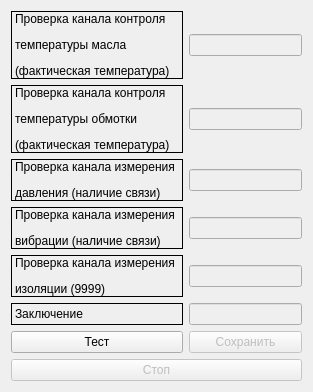
<?xml version="1.0" encoding="UTF-8"?>
<ui version="4.0">
 <class>window_experience_15</class>
 <widget class="QDialog" name="window_experience_15">
  <property name="geometry">
   <rect>
    <x>0</x>
    <y>0</y>
    <width>313</width>
    <height>378</height>
   </rect>
  </property>
  <property name="windowTitle">
   <string>Dialog</string>
  </property>
  <layout class="QHBoxLayout" name="horizontalLayout">
   <item>
    <layout class="QGridLayout" name="gridLayout">
     <item row="5" column="1">
      <widget class="QLineEdit" name="lineEdit_TMS_result">
       <property name="enabled">
        <bool>false</bool>
       </property>
      </widget>
     </item>
     <item row="3" column="0">
      <widget class="QLabel" name="label_4">
       <property name="frameShape">
        <enum>QFrame::Box</enum>
       </property>
       <property name="text">
        <string>&lt;html&gt;&lt;head/&gt;&lt;body&gt;&lt;p&gt;Проверка канала измерения &lt;/p&gt;&lt;p&gt;вибрации (наличие связи)&lt;/p&gt;&lt;/body&gt;&lt;/html&gt;</string>
       </property>
      </widget>
     </item>
     <item row="1" column="0">
      <widget class="QLabel" name="label_2">
       <property name="frameShape">
        <enum>QFrame::Box</enum>
       </property>
       <property name="text">
        <string>&lt;html&gt;&lt;head/&gt;&lt;body&gt;&lt;p&gt;Проверка канала контроля &lt;/p&gt;&lt;p&gt;температуры обмотки &lt;/p&gt;&lt;p&gt;(фактическая температура)&lt;/p&gt;&lt;/body&gt;&lt;/html&gt;</string>
       </property>
      </widget>
     </item>
     <item row="6" column="1">
      <widget class="QPushButton" name="pushButton_saveTMS">
       <property name="enabled">
        <bool>false</bool>
       </property>
       <property name="text">
        <string>Сохранить</string>
       </property>
      </widget>
     </item>
     <item row="6" column="0">
      <widget class="QPushButton" name="pushButton_testTMS">
       <property name="text">
        <string>Тест</string>
       </property>
      </widget>
     </item>
     <item row="2" column="0">
      <widget class="QLabel" name="label_3">
       <property name="frameShape">
        <enum>QFrame::Box</enum>
       </property>
       <property name="text">
        <string>&lt;html&gt;&lt;head/&gt;&lt;body&gt;&lt;p&gt;Проверка канала измерения &lt;/p&gt;&lt;p&gt;давления (наличие связи)&lt;/p&gt;&lt;/body&gt;&lt;/html&gt;</string>
       </property>
      </widget>
     </item>
     <item row="0" column="1">
      <widget class="QLineEdit" name="lineEdit_temperature_oil">
       <property name="enabled">
        <bool>false</bool>
       </property>
      </widget>
     </item>
     <item row="4" column="0">
      <widget class="QLabel" name="label_5">
       <property name="frameShape">
        <enum>QFrame::Box</enum>
       </property>
       <property name="text">
        <string>&lt;html&gt;&lt;head/&gt;&lt;body&gt;&lt;p&gt;Проверка канала измерения &lt;/p&gt;&lt;p&gt;изоляции (9999)&lt;/p&gt;&lt;/body&gt;&lt;/html&gt;</string>
       </property>
      </widget>
     </item>
     <item row="3" column="1">
      <widget class="QLineEdit" name="lineEdit_connection_vibration">
       <property name="enabled">
        <bool>false</bool>
       </property>
      </widget>
     </item>
     <item row="5" column="0">
      <widget class="QLabel" name="label_6">
       <property name="frameShape">
        <enum>QFrame::Box</enum>
       </property>
       <property name="text">
        <string>Заключение</string>
       </property>
      </widget>
     </item>
     <item row="2" column="1">
      <widget class="QLineEdit" name="lineEdit_connection_pressure">
       <property name="enabled">
        <bool>false</bool>
       </property>
      </widget>
     </item>
     <item row="1" column="1">
      <widget class="QLineEdit" name="lineEdit_temperature_winding">
       <property name="enabled">
        <bool>false</bool>
       </property>
      </widget>
     </item>
     <item row="0" column="0">
      <widget class="QLabel" name="label">
       <property name="frameShape">
        <enum>QFrame::Box</enum>
       </property>
       <property name="text">
        <string>&lt;html&gt;&lt;head/&gt;&lt;body&gt;&lt;p&gt;Проверка канала контроля &lt;/p&gt;&lt;p&gt;температуры масла &lt;/p&gt;&lt;p&gt;(фактическая температура)&lt;/p&gt;&lt;/body&gt;&lt;/html&gt;</string>
       </property>
      </widget>
     </item>
     <item row="4" column="1">
      <widget class="QLineEdit" name="lineEdit_connection_isolation">
       <property name="enabled">
        <bool>false</bool>
       </property>
      </widget>
     </item>
     <item row="7" column="0" colspan="2">
      <widget class="QPushButton" name="pushButton_STOPtestTMS">
       <property name="enabled">
        <bool>false</bool>
       </property>
       <property name="text">
        <string>Стоп</string>
       </property>
      </widget>
     </item>
    </layout>
   </item>
  </layout>
 </widget>
 <resources/>
 <connections/>
</ui>
